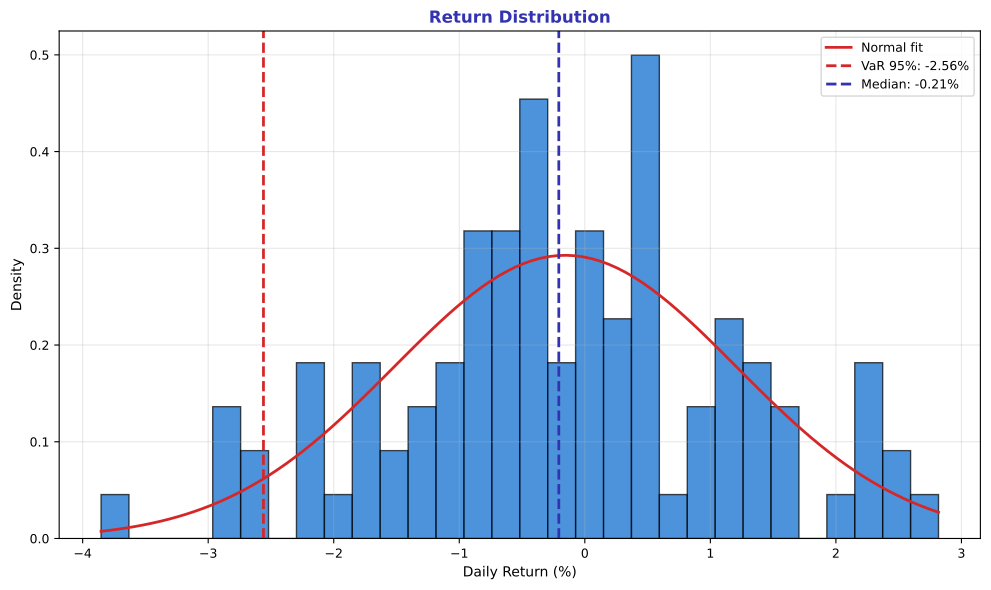

Source code (Python):
"""Return Distribution - Histogram with normal fit"""
import matplotlib.pyplot as plt
import numpy as np
import pandas as pd
from pathlib import Path

plt.rcParams.update({
    'font.size': 10, 'axes.labelsize': 10, 'axes.titlesize': 11,
    'xtick.labelsize': 9, 'ytick.labelsize': 9, 'legend.fontsize': 9,
    'figure.figsize': (10, 6), 'figure.dpi': 150
})

MLPURPLE = '#3333B2'
MLBLUE = '#0066CC'
MLRED = '#D62728'

np.random.seed(42)
dates = pd.date_range('2024-01-01', periods=100, freq='D')
prices = 100 * np.exp(np.cumsum(np.random.randn(100) * 0.015))
df = pd.DataFrame({'Price': prices}, index=dates)
returns = df['Price'].pct_change().dropna() * 100

fig, ax = plt.subplots(figsize=(10, 6))

ax.hist(returns, bins=30, density=True, alpha=0.7, color=MLBLUE, edgecolor='black')

x = np.linspace(returns.min(), returns.max(), 100)
mu, std = returns.mean(), returns.std()
normal = (1/(std * np.sqrt(2*np.pi))) * np.exp(-0.5*((x - mu)/std)**2)
ax.plot(x, normal, color=MLRED, linewidth=2, label='Normal fit')

val_5 = np.percentile(returns, 5)
ax.axvline(val_5, color=MLRED, linestyle='--', linewidth=2, label=f'VaR 95%: {val_5:.2f}%')
ax.axvline(returns.median(), color=MLPURPLE, linestyle='--', linewidth=2, label=f'Median: {returns.median():.2f}%')

ax.set_xlabel('Daily Return (%)', fontsize=10)
ax.set_ylabel('Density', fontsize=10)
ax.set_title('Return Distribution', fontsize=12, fontweight='bold', color=MLPURPLE)
ax.legend(fontsize=9)
ax.grid(alpha=0.3)

plt.tight_layout()
plt.savefig(Path(__file__).parent / 'chart.pdf', dpi=300, bbox_inches='tight')
plt.close()
